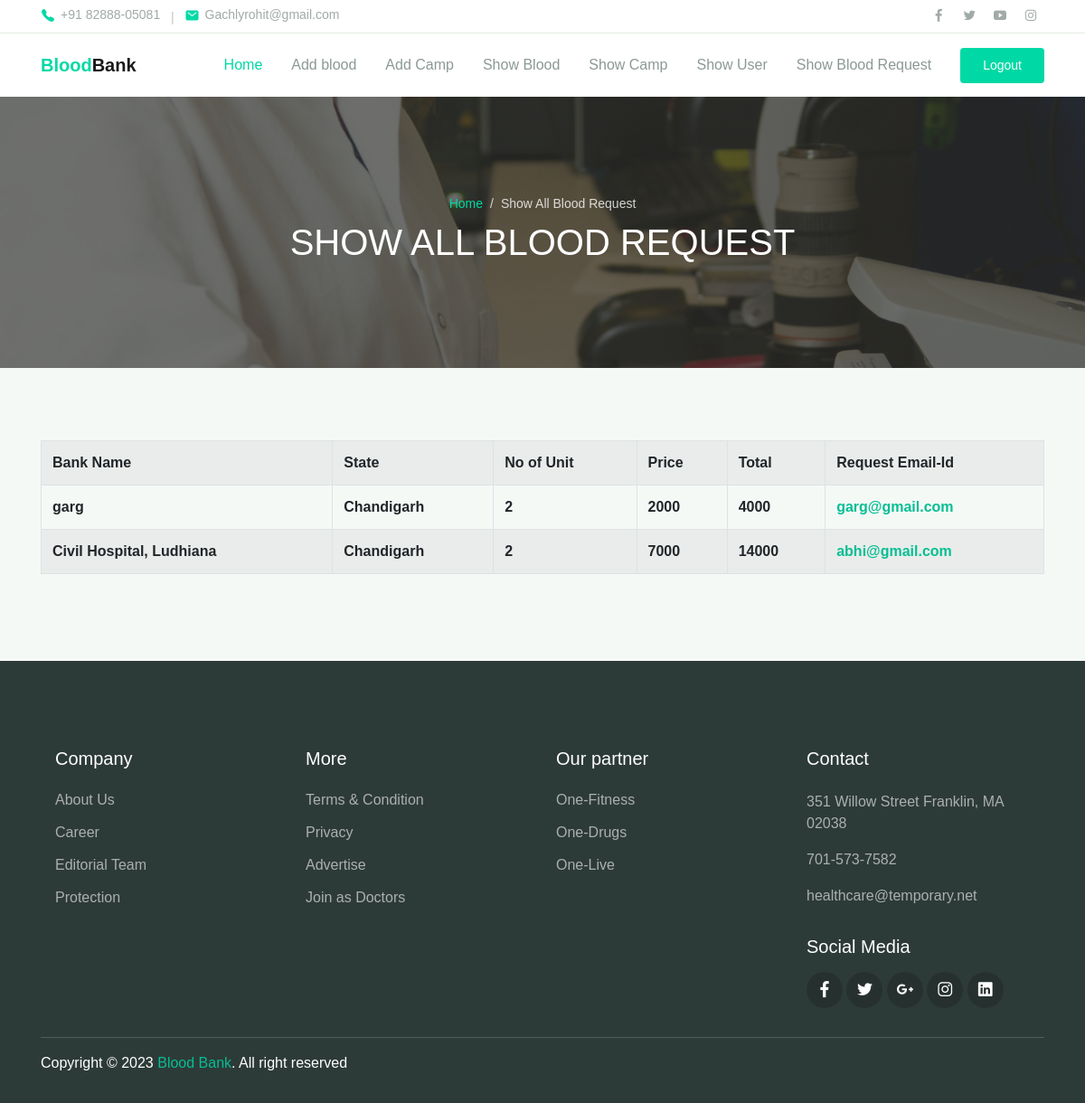
Screenshot of /showrequest/ (signed in) with the database file from the repository.
### application/models.py (models this page shows, shortened)
class Bloodrequest(models.Model):
	p_id = models.AutoField(primary_key=True)
	bname=models.CharField(max_length=100)
	name=models.CharField(max_length=100)
	state=models.CharField(max_length=100)
	bloodid=models.CharField(max_length=100)
	nounit=models.CharField(max_length=100)
	price=models.CharField(max_length=100)
	total=models.CharField(max_length=100)

### application/views.py (the view)
# urls.py: path('showrequest/', views.showrequest),
def showrequest(request):
	if request.session.has_key('admin'):
		email = request.session['admin']
		data=Bloodrequest.objects.all()
		return render(request,"template/showrequest.html", {"usernames" : email,"alldata":data})
	else:
		return redirect('/login/')

### application/template/showrequest.html
{% load static %}
{% include 'template/adminmenu.html' %}
  <div class="page-banner overlay-dark bg-image" style="background-image: url({% static 'assets/img/abc.jpg'%});">
    <div class="banner-section">
      <div class="container text-center wow fadeInUp">
        <nav aria-label="Breadcrumb">
          <ol class="breadcrumb breadcrumb-dark bg-transparent justify-content-center py-0 mb-2">
            <li class="breadcrumb-item"><a href="/admin1/">Home</a></li>
            <li class="breadcrumb-item active" aria-current="page">Show All Blood Request</li>
          </ol>
        </nav>
        <h1 class="font-weight-normal">SHOW ALL BLOOD REQUEST</h1>
      </div>
    </div>
  </div>
  <div class="page-section bg-light">
    <div class="container">
      <div class="row justify-content-center">
        <div class="col-lg-12">
             <table class="table table-striped table-bordered">
            <tr>
                <th>Bank Name</th>
                <th>State</th>
                <th>No of Unit</th>
                <th>Price</th>
                <th>Total</th>
                <th>Request Email-Id</th>
              </tr>
              {% for single in alldata %}
                <tr>
                    <th>{{single.bname}}</th>
                    <th>{{single.state}}</th>
                    <th>{{single.nounit}}</th>
                    <th>{{single.price}}</th>
                    <th>{{single.total}}</th>
                    <th><a href="/showuser/">{{single.name}}</a></th>
                  </tr>
          {% endfor %}
        </table>
        </div>
      </div>
    </div>
  </div>
  {% include 'template/footer.html' %}

### application/static/assets/css/theme.css (style rules this page uses)
:root { --primary: #00D9A5; --accent: #FF3D85; --secondary: #4E5AFE; --warning: #EED818; --info: #05B4E1; --danger: #FF4943; --success: #96C93D; --dark: #343531; --light: #F5F9F6; --cs: #596261; --grey: #6E807A; }
body { font-family: "Source Sans Pro", sans-serif; line-height: 1.5; color: #343531; }
a { color: #07be94; text-decoration: none; background-color: transparent; }
.bg-light { background-color: #F5F9F6 !important; }
.breadcrumb { background-color: #f8f9fa; }
.breadcrumb-dark .breadcrumb-item a { color: #00D9A5; }
.breadcrumb-dark .breadcrumb-item + .breadcrumb-item::before { display: inline-block; padding-right: 0.5rem; color: rgba(255, 255, 255, 0.8); content: "/"; }
.breadcrumb-dark .breadcrumb-item.active { color: rgba(255, 255, 255, 0.8); }
.bg-image { position: relative; background-position: center center; background-size: cover; background-repeat: no-repeat; }
.bg-image > * { position: relative; z-index: 10; }
.page-section { position: relative; padding-top: 80px; padding-bottom: 80px; overflow: hidden; }
.page-banner { position: relative; height: 300px; z-index: 10; }
.page-hero.overlay-dark::before, .page-banner.overlay-dark::before { content: ""; position: absolute; top: 0; left: 0; width: 100%; height: 100%; background: rgba(52, 53, 49, 0.7); z-index: 1; }
.page-banner .breadcrumb-item, .page-banner .breadcrumb-item a { font-size: 14px; }
.hero-section, .banner-section { position: relative; display: -ms-flexbox; display: flex; -ms-flex-align: center; align-items: center; -ms-flex-pack: center; justify-content: center; height: 100%; color: #ffffff; z-index: 10; }

### rows the page displays
Bloodrequest: bname "garg", state "Chandigarh", nounit "2", price "2000", total "4000", name "garg@gmail.com"
Bloodrequest: bname "Civil Hospital, Ludhiana", state "Chandigarh", nounit "2", price "7000", total "14000", name "abhi@gmail.com"
